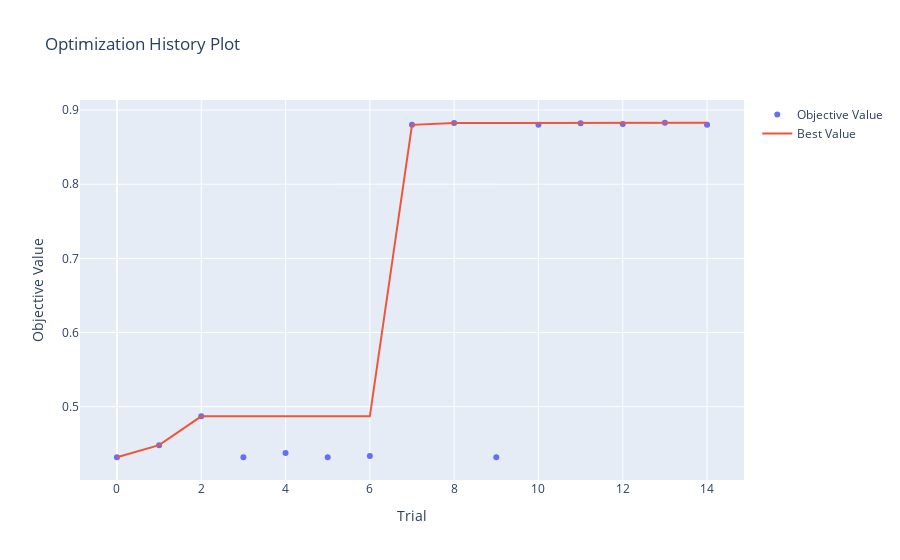
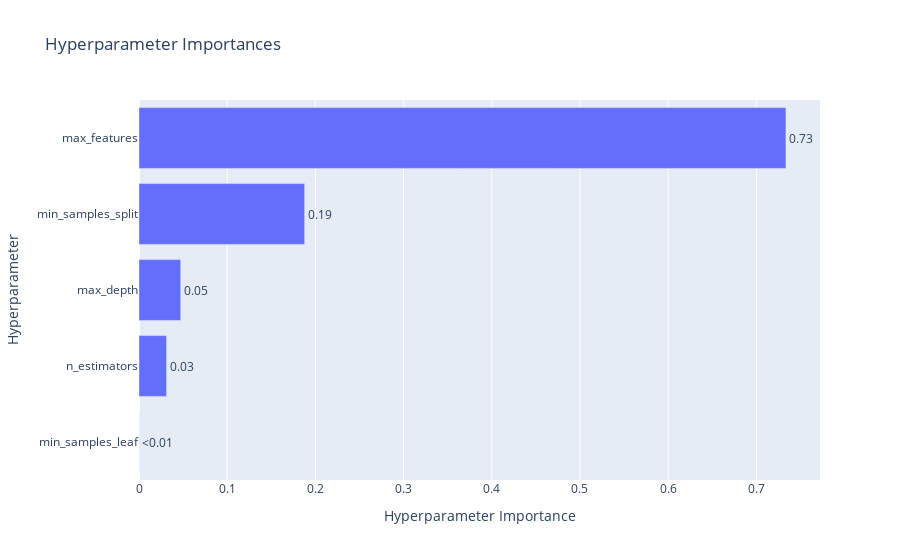

Source (notebook cell) for these figures, in order:
### Code cell
vis.plot_optimization_history(study_rf).show()
vis.plot_param_importances(study_rf).show()

### Figure 1 — Plotly figure (JSON) as saved in the notebook; plotly's stock layout.template omitted (floating-point values rounded to 4 significant figures)
{"data": [{"mode": "markers", "name": "Objective Value", "x": [0, 1, 2, 3, 4, 5, 6, 7, 8, 9, 10, 11, 12, 13, 14], "y": [0.4318, 0.4481, 0.4869, 0.4318, 0.4376, 0.4318, 0.4335, 0.88, 0.8826, 0.4318, 0.8802, 0.8821, 0.8812, 0.8829, 0.8803], "type": "scatter"}, {"mode": "lines", "name": "Best Value", "x": [0, 1, 2, 3, 4, 5, 6, 7, 8, 9, 10, 11, 12, 13, 14], "y": [0.4318, 0.4481, 0.4869, 0.4869, 0.4869, 0.4869, 0.4869, 0.88, 0.8826, 0.8826, 0.8826, 0.8826, 0.8826, 0.8829, 0.8829], "type": "scatter"}, {"marker": {"color": "#cccccc"}, "mode": "markers", "name": "Infeasible Trial", "showlegend": false, "x": [], "y": [], "type": "scatter"}], "layout": {"title": {"text": "Optimization History Plot"}, "xaxis": {"title": {"text": "Trial"}}, "yaxis": {"title": {"text": "Objective Value"}}}}

### Figure 2 — Plotly figure (JSON) as saved in the notebook; plotly's stock layout.template omitted (floating-point values rounded to 4 significant figures)
{"data": [{"cliponaxis": false, "hovertemplate": ["min_samples_leaf (IntDistribution): 7.450832117852898e-05<extra></extra>", "n_estimators (IntDistribution): 0.03127228175332663<extra></extra>", "max_depth (IntDistribution): 0.04727171488725551<extra></extra>", "min_samples_split (IntDistribution): 0.18785228830704853<extra></extra>", "max_features (CategoricalDistribution): 0.7335292067311907<extra></extra>"], "name": "Objective Value", "orientation": "h", "text": ["<0.01", "0.03", "0.05", "0.19", "0.73"], "textposition": "outside", "x": [7.451e-05, 0.03127, 0.04727, 0.1879, 0.7335], "y": ["min_samples_leaf", "n_estimators", "max_depth", "min_samples_split", "max_features"], "type": "bar"}], "layout": {"title": {"text": "Hyperparameter Importances"}, "xaxis": {"title": {"text": "Hyperparameter Importance"}}, "yaxis": {"title": {"text": "Hyperparameter"}}}}
